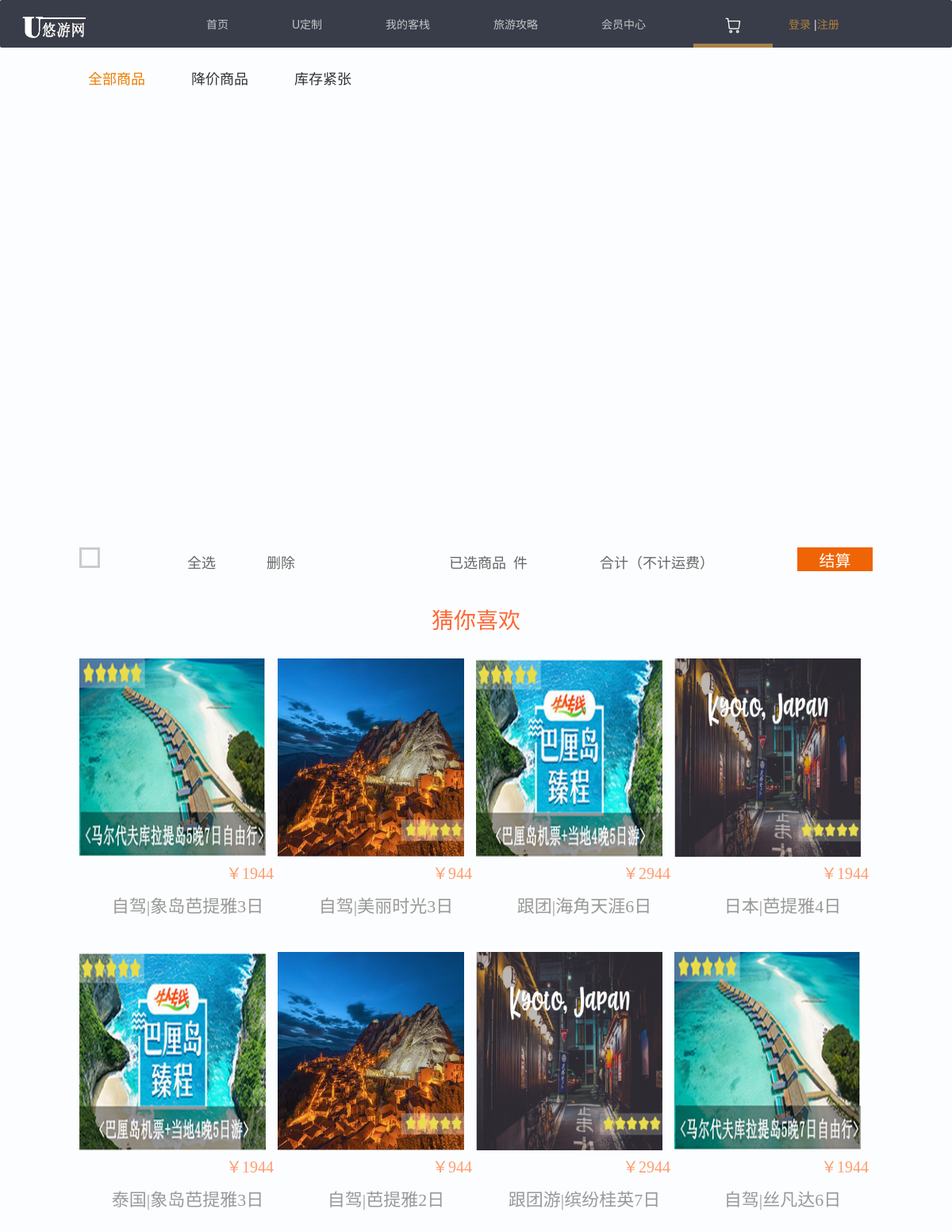
Before: /shop.php (signed in) with the older database file.
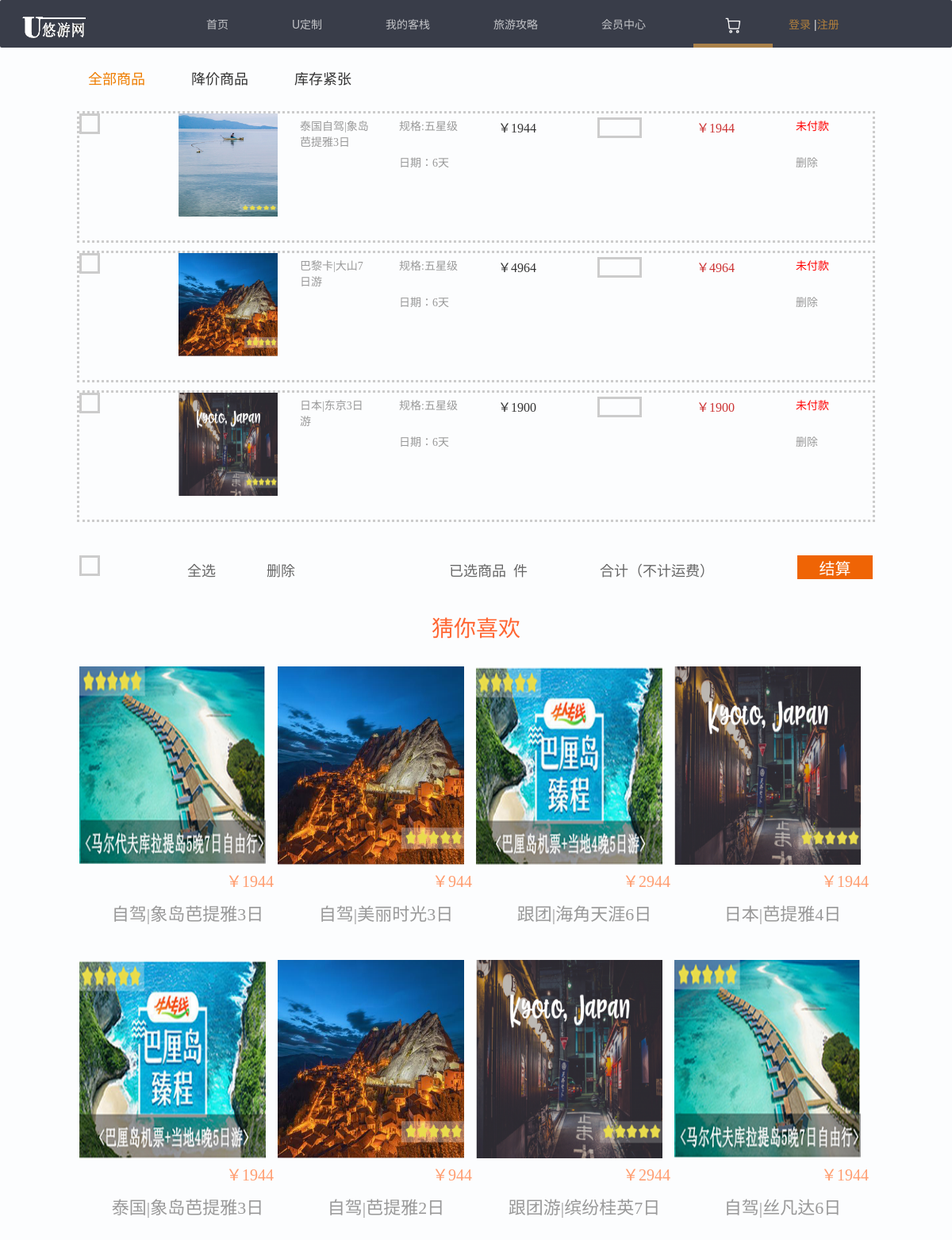
After: the same page with the newer database file.
### tables this page shows
CREATE TABLE `hot_area` (
  `pro_id` int(11) NOT NULL AUTO_INCREMENT,
  `pro_name` varchar(45) NOT NULL COMMENT '产品名称',
  `pro_path` varchar(80) NOT NULL COMMENT '产品路径',
  `themo` varchar(255) NOT NULL,
  `tese` varchar(255) NOT NULL,
  `price` int(11) NOT NULL COMMENT '价格',
  `commit` varchar(250) NOT NULL COMMENT '产品描述',
  `pro_create_time` timestamp NULL DEFAULT NULL COMMENT '产品创建时间',
  `pro_update_time` timestamp NULL DEFAULT NULL COMMENT '产品更新时间',
  PRIMARY KEY (`pro_id`)
);

### public/shop.php (the view, shortened to what this page needs)
<!DOCTYPE html>
<html lang="en">
<head>
    <link rel="stylesheet" href="./layui/css/layui.css">
    <link rel="stylesheet" href="./css/shop.css">
</head>
<body>
<div class="header">
<ul class="layui-nav" lay-filter="">
    <li class="sign"><a href=""><img src="images/logo.png" width="100px" height="50px"></a></li>
    <li class="layui-nav-item" style="margin-left: 100px"><a href="index.php">首页</a></li>
    <li class="layui-nav-item "><a href="details.php">U定制</a></li>
    <li class="layui-nav-item"><a href="my_inn.php">我的客栈</a></li>
    <li class="layui-nav-item"><a href="gonglue.php">旅游攻略</a></li>
    <li class="layui-nav-item"><a href="">会员中心</a></li>
    <li class="layui-nav-item layui-this" style="margin-left: 20px ; margin-right: 20px"><a href="shop.php"><img src="images/购物车.png" width="20px" height="20px"></a></li>
    <?php
    if (@$_SESSION['username'] &&@$_COOKIE['username']){
        echo "<li class='layui-nav-item'>
                <a href=''><img src='./images/touxiang.jpeg' class='layui-nav-img'>".$_SESSION['username']."</a>
                <dl class='layui-nav-child''>
                    <dd><a href=''>修改信息</a></dd>
                    <dd><a href=''>安全管理</a></dd>
                    <dd><a href='sign_out.php'>退出登录</a></dd>
               </dl>
               </li>";
    }else{echo "<li class='sign' style='list-style: none'><a href='sign_in.php'>登录</a> |<a href='sign_up.php'>注册</a> </li>";} ?>
</ul>
<div id="yi">
<div id="da">
<div id="daohang">
<ul>
    <li class="zt"><a href="my_inn.php"><font color="#EE7D00">全部商品</font></a></li>
    <li class="zt"><a href="#">降价商品</a></li>
    <li class="zt"><a href="#">库存紧张</a></li>
</ul>
</div>
</div>
<div id="er">
    <?php
    $username=$_SESSION['username'];
    $user=new Db('user');
    $link=$user->link;
    $user_sql="SELECT * FROM user where uname='$username'";
    $select_result=mysqli_query($link,$user_sql);
    $select_results=mysqli_fetch_assoc($select_result);
    $user_id=$select_results['user_id'];
    $shopping_sql="SELECT * FROM shopping_cart where user_id='$user_id' ";
    $shopping_cart_result=mysqli_query($link,$shopping_sql);
    while ($shopping_cart_results=mysqli_fetch_assoc($shopping_cart_result)) {
        $status = $shopping_cart_results['buy'];
        $pro_id = $shopping_cart_results['pro_id'];
    $hot_area_sql="SELECT * FROM hot_area where pro_id='$pro_id'";
    $hot_area_result=mysqli_query($link,$hot_area_sql);
    while ($hot_area_results=mysqli_fetch_assoc($hot_area_result)) {
    ?>
<div id="ry">
<ul>
    <li><p class="one"></p></li>
    <li><img src="<?php echo $hot_area_results['pro_path'] ?>" width="125" height="130"/></li>
    <li><a href="#"><?php echo $hot_area_results['pro_name'] ?></a></li>
    <li><a href="#">规格:五星级</a><br/><a href="#">日期：6天</a></li>
    <li><a href="#"><p style="color:#333; font-size:16px" >￥<?php echo $hot_area_results['price'] ?></p></a></li>
    <li><a href="#"><p class="on"></p></a></li>
    <li><a href="#"><p style="color:#C33; font-size:16px" >￥<?php echo $hot_area_results['price'] ?></p></a></li>
    <li><a href="#" style="color: red"><?php if ($status==1){ echo '未付款';}else{echo '已付款';} ?></a><br/><a href="shopping_delete.php?user_id=<?php echo $user_id;?>&&pro_id=<?php echo $pro_id;?>">删除</a></li>
</ul>
</div>
    <?php }?>
    <?php }?>
</div>
<div id="duo">
<div id="dz">
<ul>
    <li><p class="one"></p></li>
    <li><a href="#">全选</a></li>
    <li><a href="#">删除</a></li>
</ul>
</div>
<div id="dd">
</div>
<div id="dy">
<ul>
     <li><a href="#">已选商品&nbsp;&nbsp;件</a></li>
     <li><a href="#">合计（不计运费）</a></li>
     <li><input class="button"  value="结算"/></li>
  </ul>
</div>
</div>
<div id="san">
 <p align="center" style="font-size:28px; color:#F63">猜你喜欢</p>
 </div>
<div id="si">
<ul>
    <li><img src="images/旅游2.jpg" width="235" height="250"/>
    <a href="#"><p align="right" class="jg">￥1944</p></a>
    <a href="#"><p align="center" class="z">自驾|象岛芭提雅3日</p>
    </a>
    </li>
    <li><img src="images/旅游2.png" width="235" height="250"/>
    <a href="#"><p align="right" class="jg">￥944</p></a>
    <a href="#"><p align="center" class="z">自驾|美丽时光3日</p>
    </a>
    </li>
    <li><img src="images/旅游1.jpg" width="235" height="250"/>
    <a href="#"><p align="right" class="jg">￥2944</p></a>
    <a href="#"><p align="center" class="z">跟团|海角天涯6日</p>
    </a>
    </li>
    <li><img src="images/旅游3.png" width="235" height="250"/>
    <a href="#"><p align="right" class="jg">￥1944</p></a>
    <a href="#"><p align="center" class="z">日本|芭提雅4日</p>
    </a>
    </li>
</ul>
</div>
  <div id="wu">
<ul>
    <li><img src="images/旅游1.jpg" width="235" height="250"/>
    <a href="#"><p align="right" class="jg">￥1944</p></a>
    <a href="#"><p align="center" class="z">泰国|象岛芭提雅3日</p>
    </a>
    </li>
    <li><img src="images/旅游2.png" width="235" height="250"/>
    <a href="#"><p align="right" class="jg">￥944</p></a>
    <a href="#"><p align="center" class="z">自驾|芭提雅2日</p>
    </a>
    </li>
    <li><img src="images/旅游3.png" width="235" height="250"/>
    <a href="#"><p align="right" class="jg">￥2944</p></a>
    <a href="#"><p align="center" class="z">跟团游|缤纷桂英7日</p>
    </a>
    </li>
    <li><img src="images/旅游2.jpg" width="235" height="250"/>
    <a href="#"><p align="right" class="jg">￥1944</p></a>
    <a href="#"><p align="center" class="z">自驾|丝凡达6日</p>
    </a>
    </li>
</ul>
</div>
</div>
</body>
</html>

### public/layui/css/layui.css (style rules this page uses)
.layui-inline,img { display:inline-block;vertical-align:middle }
.layui-btn,.layui-edge,.layui-inline,img { vertical-align:middle }
blockquote,body,button,dd,div,dl,dt,form,h1,h2,h3,h4,h5,h6,input,li,ol,p,pre,td,textarea,th,ul { margin:0;padding:0;-webkit-tap-highlight-color:rgba(0,0,0,0) }
img { border:none }
li { list-style:none }
button,input,optgroup,option,select,textarea { font-family:inherit;font-size:inherit;font-style:inherit;font-weight:inherit;outline:0 }
body { line-height:24px;font:14px Helvetica Neue,Helvetica,PingFang SC,Tahoma,Arial,sans-serif }
a { color:#333;text-decoration:none }
.layui-nav { position:relative;padding:0 20px;background-color:#393D49;color:#fff;border-radius:2px;font-size:0;box-sizing:border-box }
.layui-nav * { font-size:14px }
.layui-nav .layui-nav-item { position:relative;display:inline-block;*display:inline;*zoom:1;vertical-align:middle;line-height:60px }
.layui-nav .layui-nav-item a { display:block;padding:0 40px;color:#fff;color:rgba(255,255,255,.7);transition:all .3s;-webkit-transition:all .3s }
.layui-nav .layui-this:after,.layui-nav-bar,.layui-nav-tree .layui-nav-itemed:after { position:absolute;left:0;top:0;width:0;height:5px;background-color:#aa8149;transition:all .2s;-webkit-transition:all .2s }
.layui-nav .layui-nav-item a:hover,.layui-nav .layui-this a { color:#f8a32e }
.layui-nav .layui-this:after { content:'';top:auto;bottom:0;width:100% }

Changed rows visible on the page:
now on this page (row edited): hot_area: pro_path (picture), pro_name "泰国自驾|象岛芭提雅3日", price "1944"
now on this page (row edited): hot_area: pro_path (picture), pro_name "巴黎卡|大山7日游", price "4964"
now on this page (row edited): hot_area: pro_path (picture), pro_name "日本|东京3日游", price "1900"
